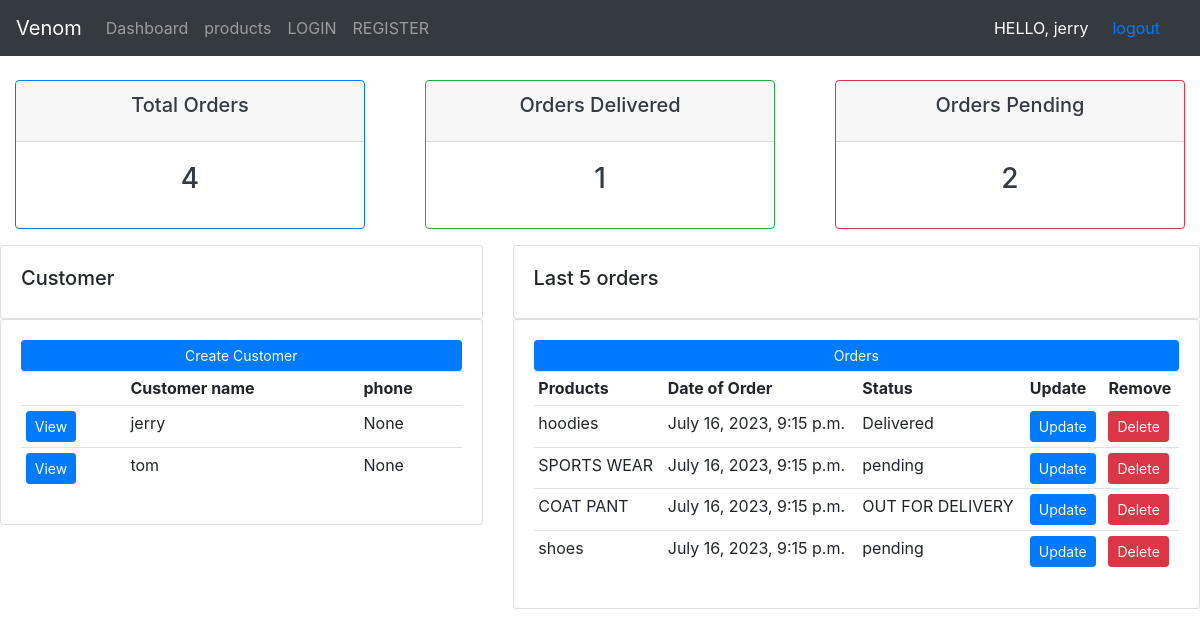
Screenshot of / (signed in) with the database file from the repository.
### home/models.py (models this page shows, shortened)
class Customer(models.Model):
    user=models.OneToOneField(User,null=True,blank=True,on_delete=models.CASCADE)
    name=models.CharField(max_length=200,null=True)
    phone=models.CharField(max_length=200,null=True)
    email=models.CharField(max_length=200,null=True)
    profile_pic=models.ImageField(default='hacker-31.jpg',null=True,blank=True)
    date_created=models.DateTimeField(auto_now_add=True, null=True)

class Order(models.Model):
    STATUS=(('pending','pending'),
             ('OUT FOR DELIVERY','OUT FOR DELIVERY'),
             ('Delivered','Delivered'))
    date_created=models.DateTimeField(auto_now_add=True, null=True)
    status=models.CharField(max_length=200, null=True, choices=STATUS)
    customer= models.ForeignKey(Customer,null=True,on_delete=models.SET_NULL)
    product= models.ForeignKey(Product,null=True,on_delete=models.SET_NULL)

class Product(models.Model):
        CATEGORY=(('Indoor',"Indoor"),
                  ('Outdoor','Outdoor'))
        name=models.CharField(max_length=200,null=True)
        price=models.FloatField(null=True)
        category=models.CharField(max_length=200,null=True, choices=CATEGORY)
        description=models.CharField(max_length=200,null=True)
        date_created=models.DateTimeField(auto_now_add=True, null=True)
        tag=models.ManyToManyField(Tag)
        def __str__(self):
         return self.name

### home/views.py (the view)
# urls.py: 2. Add a URL to urlpatterns:  path('', views.home, name='home')
@login_required(login_url='loginuser')
def home(request):
    customers=Customer.objects.all()
    orders=Order.objects.all()
    totalcustomer=customers.count()
    totalorder=orders.count()
    deliver=orders.filter(status='Delivered').count()
    pending=orders.filter(status='pending').count()
    context={'orders':orders,'customers':customers,'totalcustomer':totalcustomer,'totalorder':totalorder,'deliver':deliver,'pending':pending}
    return render(request,'index.html',context)

### templates/index.html (shortened to what this page needs)
{% extends 'base.html' %}
{% block body %}
{% include 'status.html' %}
<div class="row">
    <div class="col-md-5">
        <div class="card card-body">
            <h5>Customer</h5>
        </div>
        <div class="card card-body">
            <a class="btn btn-primary btn-sm btn-block" href="#"> Create Customer</a>
            <table class="table table-sm">
                <tr>
                    <th></th>
                    <th>Customer name</th>
                    <th>phone</th>
                </tr>
                {% for i in customers%}
                <tr>
                    <td><a class="btn btn-sm btn-primary" href="{% url 'customer' i.id %}"> View </a></td>
                    <td>{{i.name}}</td>
                    <td>{{i.phone}}</td>
                </tr>
                 {% endfor %}
            </table>
        </div>
    </div>
    <div class="col-md-7">
        <div class="card card-body">
            <h5>Last 5 orders</h5>
        </div>
        <div class="card card-body">
            <a class="btn btn-primary btn-sm btn-block" href="#"> Orders</a>
            <table class="table table-sm">
                <tr>
                    <th>Products</th>
                    <th>Date of Order</th>
                    <th>Status</th>
                    <th>Update</th>
                    <th>Remove</th>
                </tr>
                {%  for order in orders %}
                <tr>
                    <td>{{order.product}}</td>
                    <td>{{order.date_created}}</td>
                    <td>{{order.status}}</td>
                    <td><a  class="btn btn-sm btn-primary" href={% url 'updateorder' order.id %}>Update</a></td>
                    <td><a  class="btn btn-sm btn-danger" href={% url 'deleteorder' order.id %}>Delete</a></td>
                </tr>
                {% endfor %}
            </table>
        </div>
    </div>
</div>
{% endblock body %}

### templates/base.html (shortened to what this page needs)
<!doctype html>
<html lang="en">
  <head>
    <link rel="stylesheet" href="https://cdn.jsdelivr.net/npm/bootstrap@4.3.1/dist/css/bootstrap.min.css">
  </head>
  <body>
    <nav class="navbar navbar-expand-lg navbar-dark bg-dark">
        <a class="navbar-brand" href="#">Venom</a>
        <div class="collapse navbar-collapse" id="navbarNavDropdown">
          <ul class="navbar-nav">
            <li class="nav-item ">
              <a class="nav-link" href="/">Dashboard<span class="sr-only">(current)</span></a>
            </li>
            <li class="nav-item">
              <a class="nav-link" href="/product">products</a>
            </li>
            <li class="nav-item">
              <a class="nav-link" href="/loginuser">LOGIN</a>
            </li>
            <li class="nav-item">
              <a class="nav-link" href="/register">REGISTER</a>
            </li>
          </ul>
        </div>
        <span style="color:white" > HELLO, {{request.user}}</span>
        <span class="px-4"><a href="/logoutuser" > logout</a></span>
      </nav>
      {% block body %}{% endblock body %}
  </body>
</html>

### rows the page displays
Customer: name "jerry", phone "None"
Customer: name "tom", phone "None"
Order: product "hoodies", date_created "July 16, 2023, 9:15 p.m.", status "Delivered"
Order: product "SPORTS WEAR", date_created "July 16, 2023, 9:15 p.m.", status "pending"
Order: product "COAT PANT", date_created "July 16, 2023, 9:15 p.m.", status "OUT FOR DELIVERY"
Order: product "shoes", date_created "July 16, 2023, 9:15 p.m.", status "pending"

### other values shown
{{ request.user }} "jerry"
{{ totalorder }} "4"
{{ deliver }} "1"
{{ pending }} "2"
